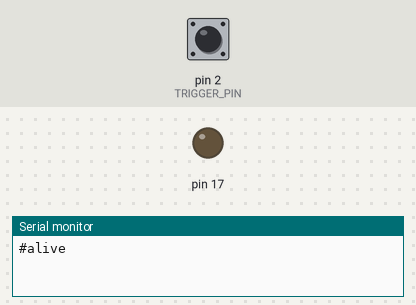
Bench run of a sketch on a simulated SparkFun Pro Micro, built with avr-gcc and run on an emulated ATmega32U4. On the bench: output pins drawn as LEDs (lit = HIGH), the last lines printed to the serial monitor. The inputs (shaded band) are chosen by the test bench; at power-on: pin 2 (TRIGGER_PIN) HIGH. USB keyboard and mouse output is not drawn.

Above: at 1.2 s.
1.3 s: pin 2 (TRIGGER_PIN) pulsed LOW 5 times (0.12 s each, 0.3 s apart)
At 3.8 s:
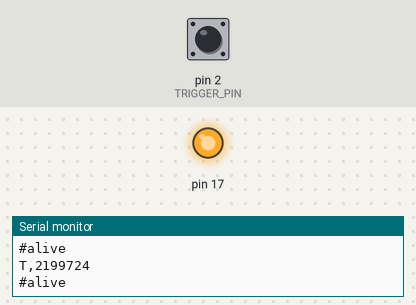
Timing chart, 0 to 5.3 s (numbered marks = the images above; inputs shaded):
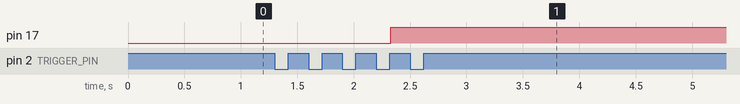

Measured:
- after the input at 1.3 s, pin 17: LOW → HIGH after 1.0 s

The sketch:

ps77_trigger.ino
```cpp
// Antarmuka USB untuk Seiko PS-77 → HP/Laptop.
// Board: Arduino Pro Micro / Leonardo (ATmega32U4) — tampil sebagai keyboard HID + USB serial.
//
// Wiring (lewat relay / optocoupler, JANGAN langsung ke rangkaian flash PS-77):
//   kontak output start PS-77 → relay/opto → TRIGGER_PIN dan GND (kontak menutup = start)
//
// Saat kontak menutup:
//   - kirim tombol F9 (mode "USB HID" di aplikasi — jalan di Android via OTG & laptop)
//   - kirim baris "T,<micros>" via serial (mode "USB Serial – data" di aplikasi)
// Baris "#alive" dikirim tiap detik sebagai heartbeat (diabaikan aplikasi).

#include <Keyboard.h>

const uint8_t TRIGGER_PIN = 2;          // pin interrupt (INT1 di Pro Micro)
const uint8_t LED = LED_BUILTIN_RX;
const unsigned long LOCKOUT_MS = 2000;  // abaikan pantulan relay / trigger ganda
const bool SEND_HID = true;
const bool SEND_SERIAL = true;

volatile bool fired = false;
volatile unsigned long firedMicros = 0;
unsigned long lastFireMs = 0;
unsigned long lastBeatMs = 0;

void onEdge() {
  if (!fired) {
    firedMicros = micros();
    fired = true;
  }
}

void setup() {
  pinMode(TRIGGER_PIN, INPUT_PULLUP);
  pinMode(LED, OUTPUT);
  Serial.begin(115200);
  if (SEND_HID) Keyboard.begin();
  attachInterrupt(digitalPinToInterrupt(TRIGGER_PIN), onEdge, FALLING);
}

void loop() {
  if (fired) {
    unsigned long now = millis();
    if (now - lastFireMs >= LOCKOUT_MS) {
      lastFireMs = now;
      // Kirim serial dulu (paling cepat), lalu HID.
      if (SEND_SERIAL && Serial) {
        Serial.print("T,");
        Serial.println(firedMicros);
      }
      if (SEND_HID) {
        Keyboard.press(KEY_F9);
        delay(20);
        Keyboard.releaseAll();
      }
      digitalWrite(LED, LOW);
      delay(100);
      digitalWrite(LED, HIGH);
    }
    noInterrupts();
    fired = false;
    interrupts();
  }

  if (millis() - lastBeatMs >= 1000) {
    lastBeatMs = millis();
    if (SEND_SERIAL && Serial) Serial.println("#alive");
  }
}
```
